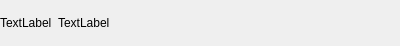
<?xml version="1.0" encoding="UTF-8"?>
<ui version="4.0">
 <class>FormActionHint</class>
 <widget class="QWidget" name="FormActionHint">
  <property name="geometry">
   <rect>
    <x>0</x>
    <y>0</y>
    <width>400</width>
    <height>46</height>
   </rect>
  </property>
  <property name="windowTitle">
   <string>Form</string>
  </property>
  <layout class="QHBoxLayout" name="horizontalLayout">
   <property name="leftMargin">
    <number>0</number>
   </property>
   <property name="topMargin">
    <number>0</number>
   </property>
   <property name="rightMargin">
    <number>0</number>
   </property>
   <property name="bottomMargin">
    <number>0</number>
   </property>
   <item>
    <widget class="QLabel" name="label_img">
     <property name="sizePolicy">
      <sizepolicy hsizetype="Minimum" vsizetype="Preferred">
       <horstretch>0</horstretch>
       <verstretch>0</verstretch>
      </sizepolicy>
     </property>
     <property name="text">
      <string>TextLabel</string>
     </property>
    </widget>
   </item>
   <item>
    <widget class="QLabel" name="label_text">
     <property name="sizePolicy">
      <sizepolicy hsizetype="Expanding" vsizetype="Preferred">
       <horstretch>0</horstretch>
       <verstretch>0</verstretch>
      </sizepolicy>
     </property>
     <property name="text">
      <string>TextLabel</string>
     </property>
    </widget>
   </item>
  </layout>
 </widget>
 <resources/>
 <connections/>
</ui>
